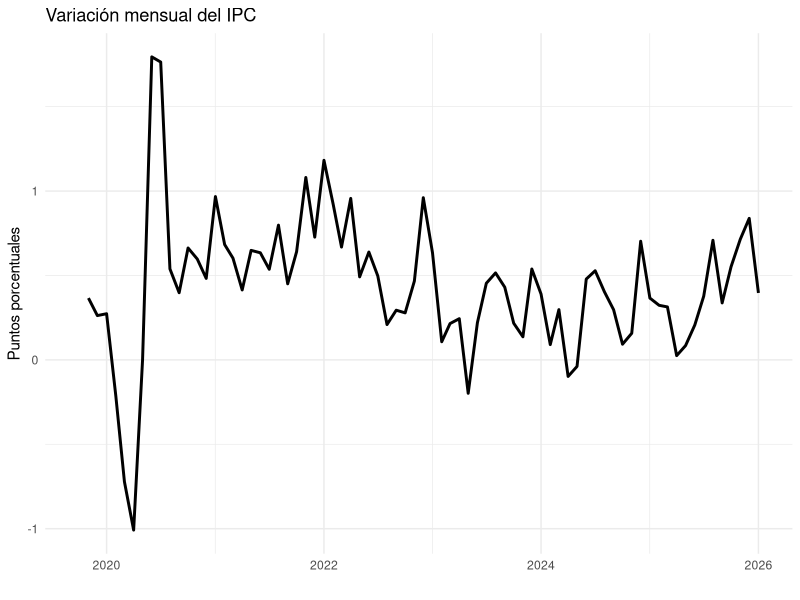
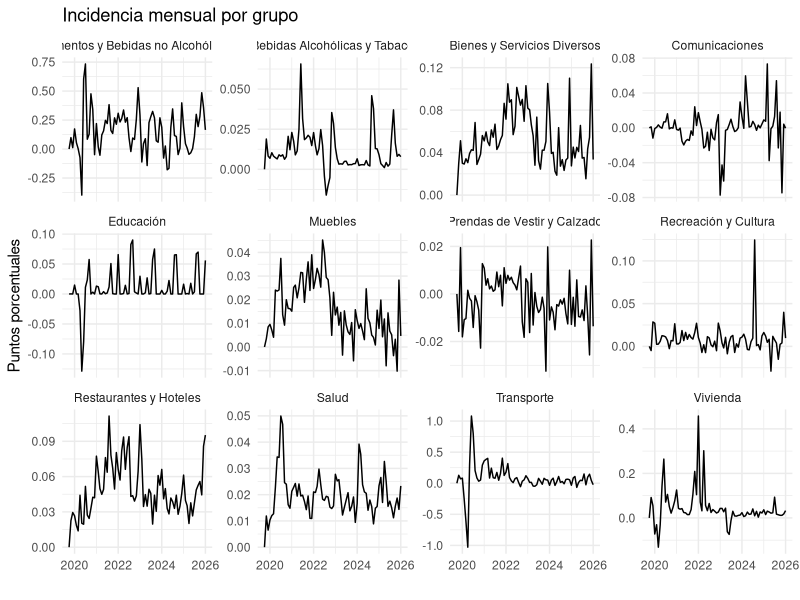
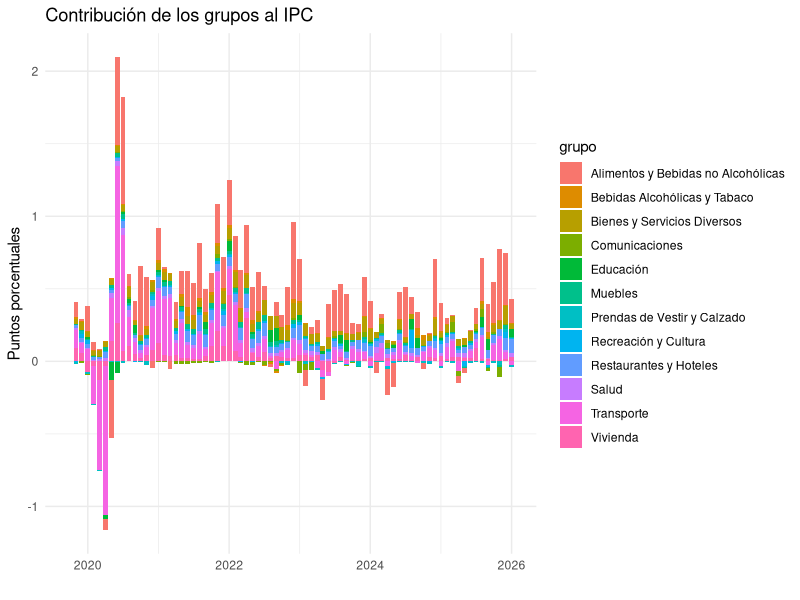

Write the R code that produced these figures, in order. (Note: this script raises an error after producing the figures.)
library(dplyr)
library(tidyverse)


ipc_articulo <- readxl::read_excel("./empalme_ipc.xlsx", sheet = "index") |> 
  tidyr::pivot_longer(
    cols = -c(articulo:clase),
    names_to = "fecha",
    values_to = "index"
  ) |> 
  mutate(
    fecha = as.Date(as.numeric(fecha), origin = "1899-12-30")
  )




ipc_articulo %>%
  group_by(fecha) %>%
  summarize(sum_pond = sum(pond, na.rm = TRUE)) %>%
  arrange(fecha) %>%
  slice_head(n = 6) -> pond_check

print(pond_check)
# Observa si sum_pond está cercano a 100 (pond en %) o cercano a 1 (pond en fracción)

# --- 2) Crear pond_frac (ponderación como fracción 0-1) por fecha ---
df2 <- ipc_articulo %>%
  group_by(fecha) %>%
  mutate(sum_pond = sum(pond, na.rm = TRUE)) %>%
  ungroup() %>%
  mutate(
    pond_frac = if_else(sum_pond > 2, pond / 100, pond) # si suma >2 → asumimos porcentaje
  ) %>%
  select(-sum_pond)

# --- 3) Calcular variación temporal del índice por artículo ---
# Aquí usamos variación simple R_t / R_{t-1} - 1 (proporción)
df2 <- df2 %>%
  arrange(articulo, fecha) %>%
  group_by(articulo) %>%
  mutate(
    lag_index = lag(index),
    var_prop = (index / lag_index) - 1    # variación como proporción (ej. 0.04 = 4%)
  ) %>%
  ungroup()

# --- 4) Incidencia por artículo (proporción y p.p.) ---
# incidence_prop = pond_frac * var_prop  (ej. 0.01 === 1 punto porcentual)
df2 <- df2 %>%
  mutate(
    incidence_prop = pond_frac * var_prop,      # en proporción (ej. 0.01)
    incidence_pp   = incidence_prop * 100       # en puntos porcentuales (ej. 1.0 p.p.)
  )

# --- 5) Agregados por grupo y fecha ---
group_incidence <- df2 %>%
  group_by(grupo, fecha) %>%
  summarize(
    incidence_pp = sum(incidence_pp, na.rm = TRUE),     # p.p. aporte del grupo
    incidence_prop = sum(incidence_prop, na.rm = TRUE)  # aporte en proporción
  ) %>%
  ungroup()

# --- 6) Comprobar suma total por fecha (debe igualar variación del IPC calculada por ponderación) ---
total_by_date <- df2 %>%
  group_by(fecha) %>%
  summarize(
    total_incidence_pp = sum(incidence_pp, na.rm = TRUE),
    total_incidence_prop = sum(incidence_prop, na.rm = TRUE)
  ) %>%
  ungroup()

# --- 7) (Opcional) Calcular IPC implícito vía ponderado y comparar ---
ipc_weighted <- df2 %>%
  group_by(fecha) %>%
  summarize(weighted_index = sum(pond_frac * index, na.rm = TRUE)) %>%
  arrange(fecha) %>%
  mutate(
    lag_weighted_index = lag(weighted_index),
    ipc_var_prop = (weighted_index / lag_weighted_index) - 1,
    ipc_var_pp = ipc_var_prop * 100
  ) %>%
  ungroup()

# Comparar ipc_var_pp con total_incidence_pp
compare <- left_join(total_by_date, ipc_weighted %>% select(fecha, ipc_var_pp), by = "fecha")

# --- 8) Tablas útiles: top contribuyentes por fecha (ej. top 10) ---
top_contributors <- df2 %>%
  filter(!is.na(incidence_pp)) %>%
  group_by(fecha) %>%
  arrange(fecha, desc(abs(incidence_pp))) %>%  # orden por magnitud del aporte
  slice_head(n = 10) %>%
  select(fecha, articulo, grupo, pond_frac, var_prop, incidence_pp)

# --- 9) Mostrar resultados de diagnóstico/resumen ---
list(
  pond_check = pond_check,
  head_df2 = df2 %>% filter(!is.na(var_prop)) %>% arrange(fecha) %>% slice_head(n = 8),
  group_incidence = head(group_incidence, 10),
  total_by_date = head(total_by_date, 10),
  ipc_weighted = head(ipc_weighted, 10),
  compare = head(compare, 10),
  top_contributors = top_contributors
)  



ggplot(ipc_weighted, aes(x = fecha, y = ipc_var_pp)) +
  geom_line(size = 1) +
  labs(
    title = "Variación mensual del IPC",
    x = "",
    y = "Puntos porcentuales"
  ) +
  theme_minimal()  


ggplot(group_incidence, aes(x = fecha, y = incidence_pp)) +
  geom_line() +
  facet_wrap(~ grupo, scales = "free_y") +
  labs(
    title = "Incidencia mensual por grupo",
    x = "",
    y = "Puntos porcentuales"
  ) +
  theme_minimal()


ggplot(group_incidence, aes(x = fecha, y = incidence_pp, fill = grupo)) +
  geom_col() +
  labs(
    title = "Contribución de los grupos al IPC",
    x = "",
    y = "Puntos porcentuales"
  ) +
  theme_minimal()


ggplot() +
  geom_bar(data = group_incidence,
            aes(x = fecha, y = incidence_pp, fill = grupo)) +
  geom_line(data = ipc_weighted,
            aes(x = fecha, y = ipc_var_pp),
            color = "black", size = 1) +
  labs(
    title = "Contribución al IPC y variación total",
    x = "",
    y = "Puntos porcentuales"
  ) +
  theme_minimal()
